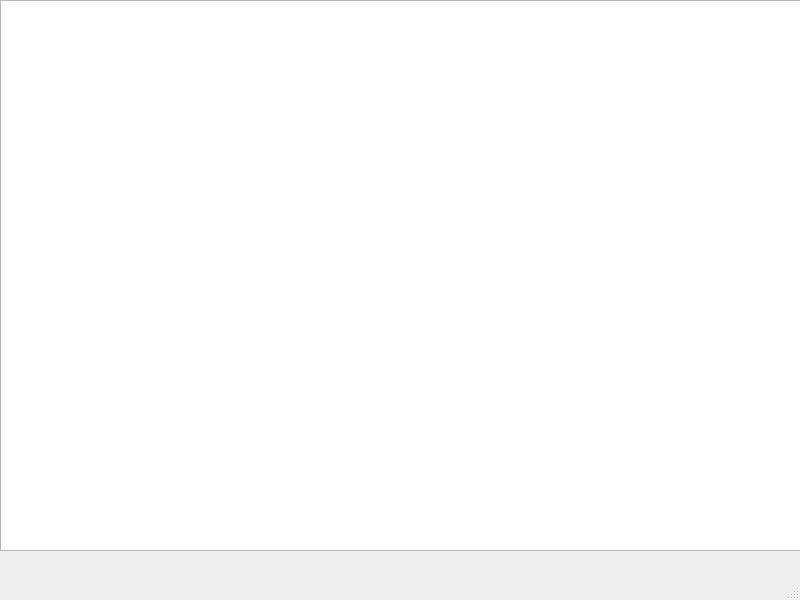
<?xml version="1.0" encoding="UTF-8"?>
<ui version="4.0">
 <class>MainWindow</class>
 <widget class="QMainWindow" name="MainWindow">
  <property name="geometry">
   <rect>
    <x>0</x>
    <y>0</y>
    <width>800</width>
    <height>600</height>
   </rect>
  </property>
  <property name="windowTitle">
   <string>MainWindow</string>
  </property>
  <widget class="QWidget" name="centralwidget">
   <widget class="QTableWidget" name="tableWidget">
    <property name="geometry">
     <rect>
      <x>0</x>
      <y>0</y>
      <width>801</width>
      <height>551</height>
     </rect>
    </property>
   </widget>
  </widget>
  <widget class="QMenuBar" name="menubar">
   <property name="geometry">
    <rect>
     <x>0</x>
     <y>0</y>
     <width>800</width>
     <height>26</height>
    </rect>
   </property>
  </widget>
  <widget class="QStatusBar" name="statusbar"/>
 </widget>
 <resources/>
 <connections/>
</ui>
